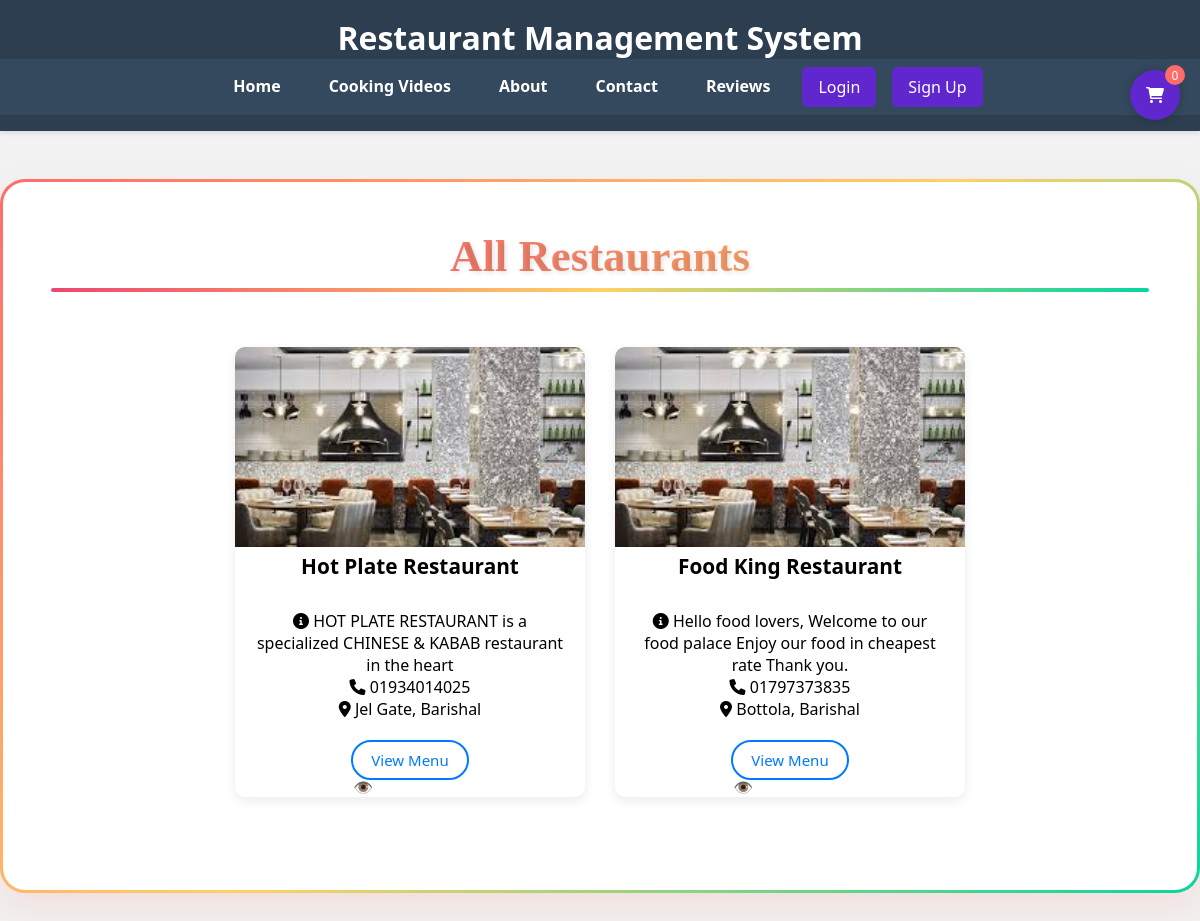
The app's page /, older data.
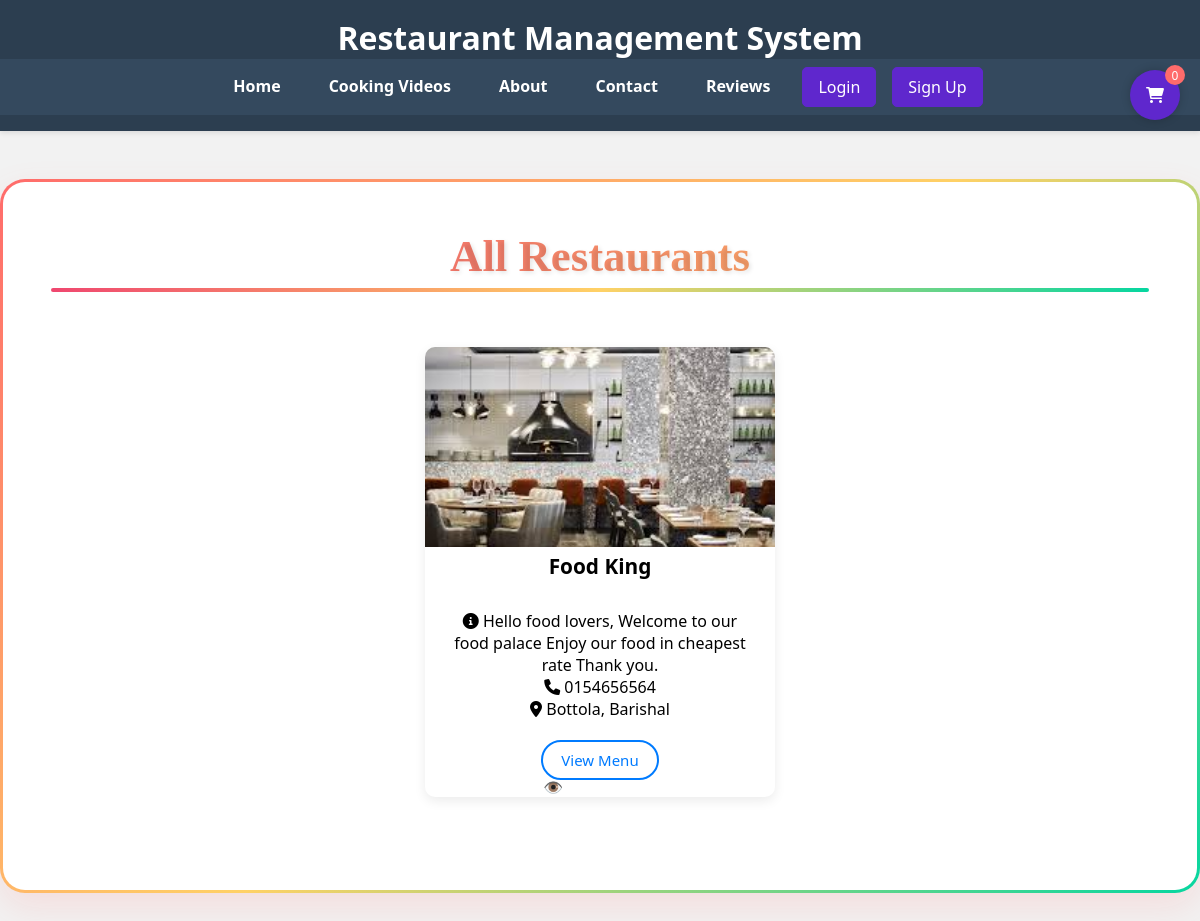
The same page, newer data.
### tables this page shows
CREATE TABLE `restaurants` (
  `id` int(11) NOT NULL,
  `name` varchar(255) NOT NULL,
  `description` text DEFAULT NULL,
  `owner_name` varchar(255) NOT NULL,
  `owner_email` varchar(255) NOT NULL,
  `owner_password` varchar(255) NOT NULL,
  `phone` varchar(20) NOT NULL,
  `address` text NOT NULL,
  `image_path` varchar(255) DEFAULT NULL,
  `created_at` timestamp NOT NULL DEFAULT current_timestamp(),
  `updated_at` timestamp NOT NULL DEFAULT current_timestamp() ON UPDATE current_timestamp()
);

### index.php (the view, shortened to what the rows shown need)
<!DOCTYPE html>
<html lang="en">
<head>
    <link rel="stylesheet" href="static/css/index.css">
    <link rel="stylesheet" href="https://cdnjs.cloudflare.com/ajax/libs/font-awesome/6.0.0/css/all.min.css">
    <link rel="stylesheet" href="static/css/cart.css">
</head>
<body>
    <header>
        <h1>Restaurant Management System</h1>
    </header>
    <?php
    require 'db_connection.php';
    function getImageUrl($path, $type = 'restaurant') {
        $baseDir = '/opt/lampp/htdocs/restaurant_management/';
        $webRoot = '/restaurant_management/';
        $defaults = [
            'restaurant' => $webRoot . 'static/media/default-restaurant.jpeg',
            'food' => $webRoot . 'static/media/default-food.jpeg'
        ];
        if (empty($path)) {
            return $defaults[$type];
        }
        $local_path = $baseDir . ltrim($path, '/');
        return $defaults[$type];
    }
    if (isset($_GET['restaurant_id'])) {
        $restaurant_id = $_GET['restaurant_id'];
        $stmt = $pdo->prepare("SELECT * FROM restaurants WHERE id = ?");
        $stmt->execute([$restaurant_id]);
        $restaurant = $stmt->fetch();
        if ($restaurant) {
            echo '<div class="container">';
            echo '<div class="restaurant-details">';
            echo '<h2>' . htmlspecialchars($restaurant['name']) . '</h2>';
            $restaurantImageUrl = getImageUrl($restaurant['image_path'], 'restaurant');
            if (strpos($restaurantImageUrl, 'default-restaurant.jpg') !== false) {
                echo '<div class="restaurant-default-image default-image"><i class="fas fa-store"></i></div>';
            } else {
                echo '<img src="' . htmlspecialchars($restaurantImageUrl) . '" alt="' . htmlspecialchars($restaurant['name']) . '" onerror="this.onerror=null;this.src=\'' . getImageUrl(null, 'restaurant') . '\'">';
            }
            echo '<p>' . htmlspecialchars($restaurant['description']) . '</p>';
            echo '<p><i class="fas fa-phone"></i> ' . htmlspecialchars($restaurant['phone']) . '</p>';
            echo '<p><i class="fas fa-map-marker-alt"></i> ' . htmlspecialchars($restaurant['address']) . '</p>';
            echo '<div class="sidebar" id="sidebar">';
            echo '<h3 style="text-align: center; padding: 15px;color:rgb margin: 0;
                            color:rgb(219, 101, 21); border-bottom: 1px solid #ddd;">Menu Sections
                  </h3>';
            $stmt = $pdo->prepare("SELECT * FROM menu_categories WHERE restaurant_id = ?");
            $stmt->execute([$restaurant_id]);
            $categories = $stmt->fetchAll();
            if ($categories) {
                foreach ($categories as $category) {
                    echo '<div class="sidebar-category" onclick="scrollToCategory(' . $category['id'] . ')">';
                    echo htmlspecialchars($category['name']);
                    echo '</div>';
                }
            } else {
                echo '<div style="padding: 15px;">No categories available</div>';
            }
            echo '</div>';
            echo '<div class="restaurant-container">';
            echo '<div class="restaurant-content">';
            $stmt = $pdo->prepare("SELECT * FROM menu_categories WHERE restaurant_id = ?");
            $stmt->execute([$restaurant_id]);
            $categories = $stmt->fetchAll();
            if ($categories) {
                echo '<h3 style="background: linear-gradient(45deg, #ff6b6b, #5f27cd, #1dd1a1);
                                 background-clip: text; color: transparent;
                                 font-size: 2rem; font-weight: 700; text-align: left;" >
                      Menu</h3>';
                echo '<button class="view-menu-btn" onclick="toggleSidebar()" style="
                    border: none;
                    background-color:rgb(199, 68, 133);
                    padding: 10px 15px;
                    cursor: pointer;
                    width: 15%;
                    text-align: center;
                    border-radius: 8px;
                    transition: background-color 0.3s;
                    font-family: Arial, sans-serif;
                    display: flex;
                    align-items: center;
                    gap: 10px;">';
                echo '<i class="fas fa-bars" style="
                    font-size: 18px;
                    color: #5f27cd;
                    transition: transform 0.3s;"></i>';
                echo '<span style="color: #333; font-size: 16px;">Menu Sections</span>';
                echo '</button>';
                foreach ($categories as $index => $category) {
                    $colorClass = ['primary', 'success', 'warning', 'danger', 'purple', 'teal'][$index % 6];
                    echo '<div class="menu-category">';
                    echo '<div class="section-name ' . $colorClass . '" data-category-id="' . $category['id'] . '">' . htmlspecialchars($category['name']) . '</div>';
                    if (!empty($category['description'])) {
                        echo '<p>' . htmlspecialchars($category['description']) . '</p>';
                    }
                    $stmt = $pdo->prepare("SELECT * FROM menu_items WHERE category_id = ?");
                    $stmt->execute([$category['id']]);
                    $items = $stmt->fetchAll();
                    if ($items) {
                        echo '<div class="menu-items-grid">';
                        foreach ($items as $item) {
                            echo '<div class="menu-item">';
                            $itemImageUrl = getImageUrl($item['image_path'], 'food');
                            if (strpos($itemImageUrl, 'default-food.jpg') !== false) {
                                echo '<div class="menu-item-default-image default-image"><i class="fas fa-utensils"></i></div>';
                            } else {
                                echo '<img src="' . htmlspecialchars($itemImageUrl) . '" alt="' . htmlspecialchars($item['name']) . '" class="menu-item-image" onerror="this.onerror=null;this.src=\'' . getImageUrl(null, 'food') . '\'">';
                            }
                            echo '<div class="menu-item-details">';
                            echo '<h4>' . htmlspecialchars($item['name']) . '</h4>';
                            echo '<p>' . htmlspecialchars($item['description']) . '</p>';
                            echo '<p class="menu-item-price">$' . number_format($item['price'], 2) . '</p>';
                            echo '<p class="menu-item-stock">';
                            if ($item['stock'] > 0) {
                                echo '<i class="fas fa-box"></i> In Stock: ' . $item['stock'];
                            } else {
                                echo '<i class="fas fa-exclamation-circle"></i> Items out of stock';
                            }
                            echo '</p>';
                            if ($item['stock'] > 0) {
                                echo '<button class="add-to-cart-btn" onclick="addToCart(' . $item['id'] . ', \'' . htmlspecialchars(addslashes($item['name'])) . '\', ' . $item['price'] . ', ' . $item['stock'] . ')">';
                                echo '<i class="fas fa-plus"></i> Add to Order';
                                echo '</button>';
                            } else {
                                echo '<button class="add-to-cart-btn disabled" disabled>';
                                echo '<i class="fas fa-ban"></i> Out of Stock';
                                echo '</button>';
                            }
                            echo '</div>';
                            echo '</div>';
                        }
                        echo '</div>';
                    } else {
                        echo '<p>No items in this category yet.</p>';
                    }
                    echo '</div>';
                }
            } else {
                echo '<p>No menu categories available yet.</p>';
            }
            echo '</div>';
            echo '</div>';
            echo '</div>';
            echo '</div>';
            echo '<input type="hidden" id="restaurant-id" value="' . $restaurant_id . '">';
        } else {
            echo '<div class="container"><p>Restaurant not found.</p></div>';
        }
    } else {
        ?>
        <div class="container">
            <div class="restaurants-container">
                <div class="section-title">
                    <h2>All Restaurants</h2>
                </div>
                <div class="restaurants-horizontal-scroll" id="restaurants-horizontal">
                    <?php
                    $stmt = $pdo->query("SELECT * FROM restaurants ORDER BY id DESC");
                    while ($restaurant = $stmt->fetch()):
                        $image_url = getImageUrl($restaurant['image_path'], 'restaurant');
                    ?>
                    <div class="restaurant-card-horizontal">
                        <?php if (empty($restaurant['image_path']) || strpos($image_url, 'default-restaurant.jpg') !== false): ?>
                            <div class="restaurant-card-default-image default-image">
                                <i class="fas fa-store"></i>
                            </div>
                        <?php else: ?>
                            <img src="<?= htmlspecialchars($image_url) ?>"
                                 alt="<?= htmlspecialchars($restaurant['name']) ?>"
                                 onerror="this.onerror=null;this.src='<?= getImageUrl(null, 'restaurant') ?>'">
                        <?php endif; ?>
                        <h3><?= htmlspecialchars($restaurant['name']) ?></h3>
                        <div class="restaurant-info">
                            <p><i class="fas fa-info-circle"></i> <?= htmlspecialchars($restaurant['description']) ?></p>
                            <p><i class="fas fa-phone"></i> <?= htmlspecialchars($restaurant['phone']) ?></p>
                            <p><i class="fas fa-map-marker-alt"></i> <?= htmlspecialchars($restaurant['address']) ?></p>
                        </div>
                        <a href="index.php?restaurant_id=<?= $restaurant['id'] ?>" class="view-btn">View Menu</a>
                    </div>
                    <?php endwhile; ?>
                </div>
            </div>
        </div>
        <?php
    }
    ?>
</body>
</html>

Row changes from the older to the newer data that the page shows:
removed restaurants: name "Hot Plate Restaurant", description "HOT PLATE RESTAURANT is a specialized CHINESE & KABAB restaurant in the heart", phone "01934014025", address "Jel Gate, Barishal"
removed restaurants: name "Food King Restaurant", description "Hello food lovers, Welcome to our food palace Enjoy our food in cheapest rate Thank you.", phone "01797373835", address "Bottola, Barishal"
added restaurants: name "Food King", description "Hello food lovers, Welcome to our food palace Enjoy our food in cheapest rate Thank you.", phone "0154656564", address "Bottola, Barishal"
